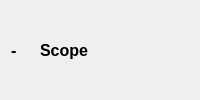
            <widget class="QWidget" name="scope_cur_page">
             <layout class="QHBoxLayout" name="horizontalLayout_44">
              <item>
               <widget class="QLabel" name="lbl_scope_cur_page_">
                <property name="sizePolicy">
                 <sizepolicy hsizetype="Preferred" vsizetype="Preferred">
                  <horstretch>0</horstretch>
                  <verstretch>0</verstretch>
                 </sizepolicy>
                </property>
                <property name="font">
                 <font>
                  <pointsize>12</pointsize>
                  <weight>75</weight>
                  <bold>true</bold>
                 </font>
                </property>
                <property name="text">
                 <string>- </string>
                </property>
                <property name="alignment">
                 <set>Qt::AlignCenter</set>
                </property>
               </widget>
              </item>
              <item>
               <widget class="QLabel" name="lbl_scope_cur_page_icon">
                <property name="sizePolicy">
                 <sizepolicy hsizetype="Maximum" vsizetype="Preferred">
                  <horstretch>0</horstretch>
                  <verstretch>0</verstretch>
                 </sizepolicy>
                </property>
                <property name="text">
                 <string/>
                </property>
               </widget>
              </item>
              <item>
               <widget class="QLabel" name="lbl_scope_cur_page_header">
                <property name="font">
                 <font>
                  <pointsize>12</pointsize>
                  <weight>75</weight>
                  <bold>true</bold>
                 </font>
                </property>
                <property name="text">
                 <string>Scope</string>
                </property>
                <property name="scaledContents">
                 <bool>false</bool>
                </property>
               </widget>
              </item>
              <item>
               <spacer name="horizontalSpacer_19">
                <property name="orientation">
                 <enum>Qt::Horizontal</enum>
                </property>
                <property name="sizeHint" stdset="0">
                 <size>
                  <width>40</width>
                  <height>20</height>
                 </size>
                </property>
               </spacer>
              </item>
             </layout>
            </widget>
